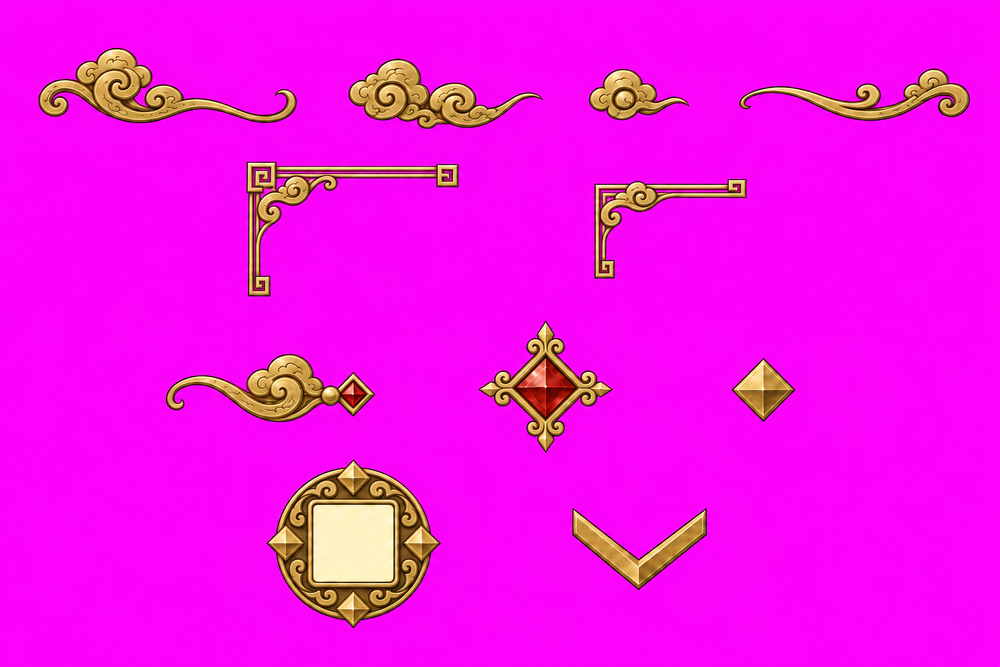
#> input picture art/ui/codex/ornaments_filled_source.png, 1000 x 667 px, shrunk from 1536 x 1024 before the run
$ python key_inner.py ../art/ui/codex/ornaments_filled_source.png out.png
#> lines starting #> are read from the running program, lines starting #| are printed output that depends on the picture; after the words box and inside, x2 and y2 are one past the last pixel; in counts of white or black regions, pixels touching at a corner belong together
"""Key a frame cut's flat middle to transparent, leaving only its rim.

Used for ornament_item_slot_selected_ring.png (the hotbar's held-slot Halo,
drawn over the slot frame): flood-fills from the centre through pixels near the
centre colour and ramps their alpha by distance from it, so the inner edge stays
soft. Keying only; the ornament itself is untouched.

    uv run --with pillow --with numpy python tools/key_inner.py in.png out.png
"""
import sys
from collections import deque
import numpy as np
from PIL import Image
im = Image.open(sys.argv[1]).convert("RGBA")
a = np.asarray(im).astype(np.float64)
h, w = a.shape[:2]
#> h = 667; w = 1000
ref = a[h//2, w//2, :3]
#> ref = [251, 3, 250]
dist = np.sqrt(((a[..., :3] - ref) ** 2).sum(axis=2))
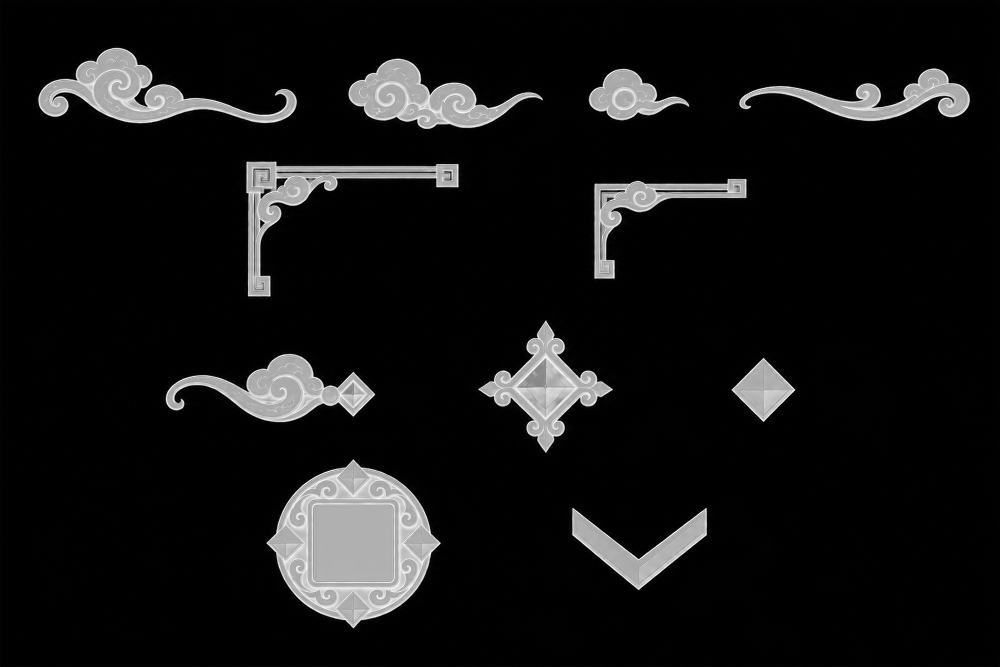
#> dist: shape (667, 1000) float64; min 0, max 354.3, mean 27.9; drawn with min black and max white
seen = np.zeros((h, w), bool)
q = deque([(h//2, w//2)]); seen[h//2, w//2] = True
while q:
    y, x = q.popleft()
    for dy, dx in ((1,0),(-1,0),(0,1),(0,-1)):
        ny, nx = y+dy, x+dx
        if 0 <= ny < h and 0 <= nx < w and not seen[ny, nx] and dist[ny, nx] < 70:
            seen[ny, nx] = True; q.append((ny, nx))
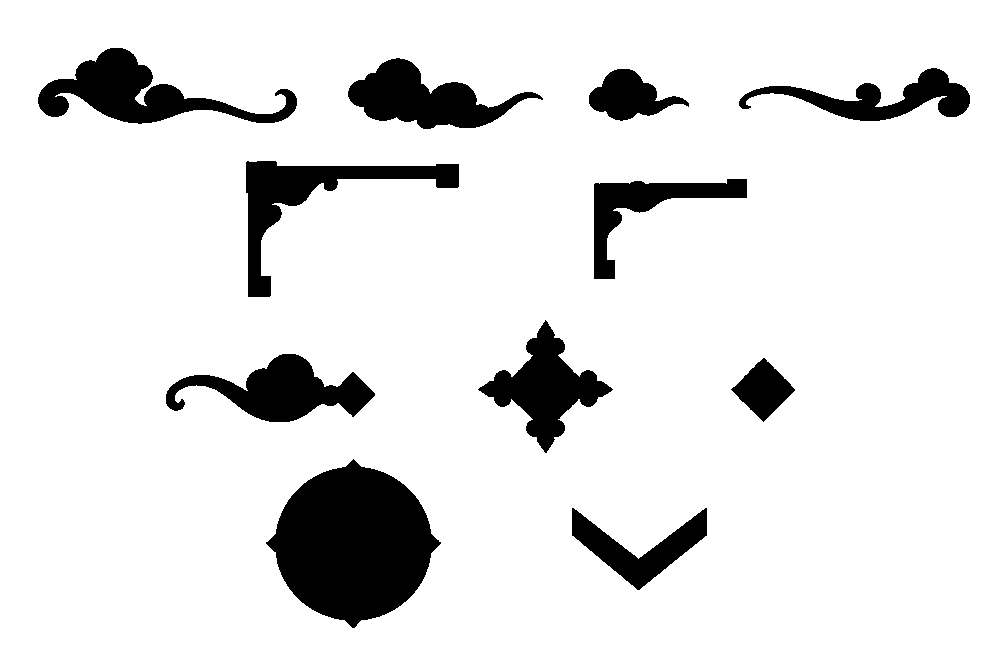
#> seen: shape (667, 1000) bool; 89.3% white; 11 black regions, largest, box (x1, y1, x2, y2) and area: (266, 459, 441, 628) 19325, (38, 48, 297, 124) 7627, (246, 161, 459, 297) 6854
# soften: within the region, alpha ramps with distance from the flat interior colour
ramp = np.clip((dist - 25) / 45, 0, 1)
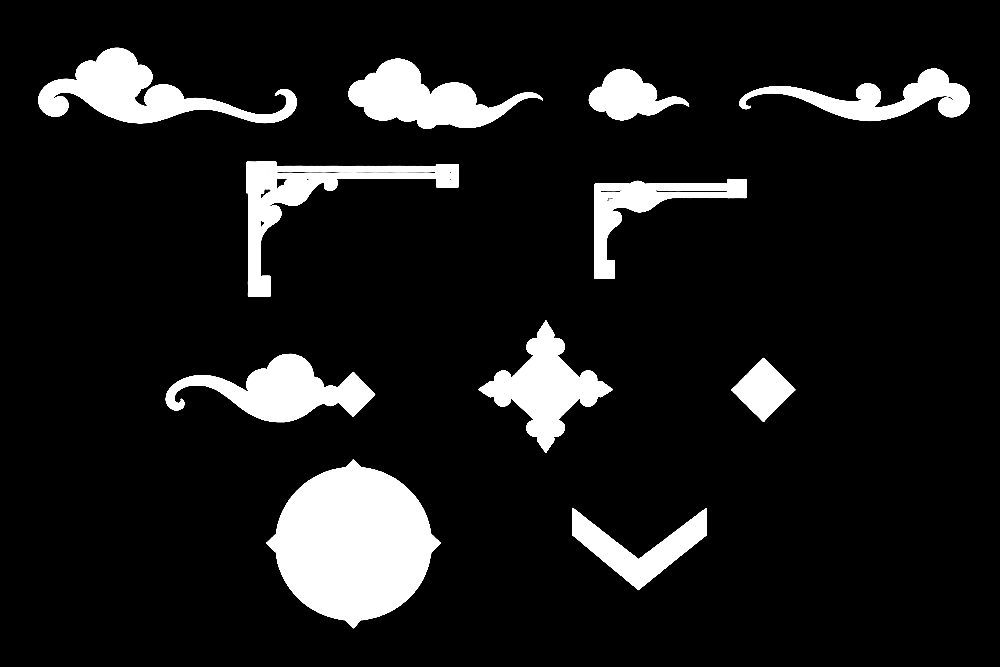
#> ramp: shape (667, 1000) float64; min 0, max 1, mean 0.107
alpha = a[..., 3] / 255
#> alpha: shape (667, 1000) float64; every value is 1
alpha = np.where(seen, alpha * ramp, alpha)
out = a.copy(); out[..., 3] = alpha * 255
#> after `out[..., 3] = alpha * 255`:
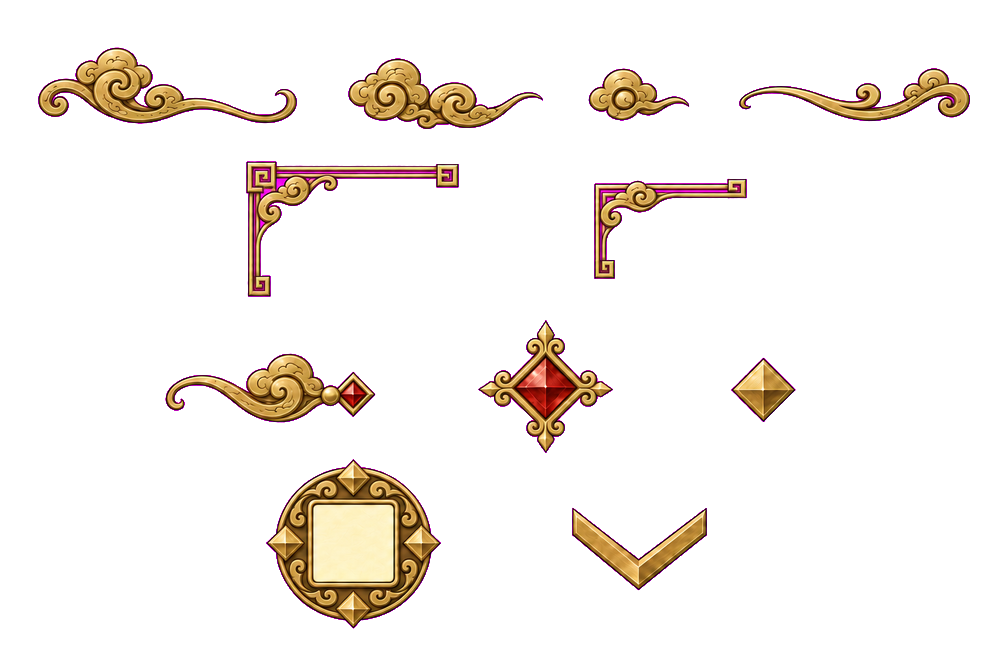
#> out: shape (667, 1000, 4) float64; mean R, G, B, A 242.8, 16.7, 231.9, 27.5; transparent parts drawn white
Image.fromarray(out.round().astype(np.uint8), "RGBA").save(sys.argv[2])
print("keyed", seen.sum(), "of", h*w)
#| keyed 595642 of 667000
